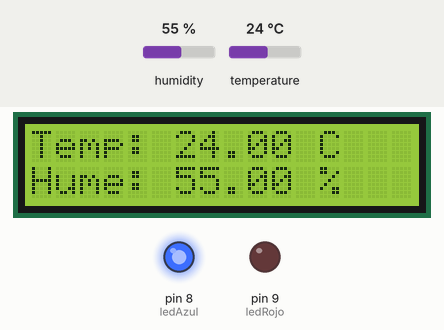
Bench run of a sketch on a simulated Arduino Uno, built with avr-gcc and run on an emulated ATmega328P. Shown: 16×2 character LCD, output pins drawn as LEDs (lit = HIGH). The inputs (shaded band) are chosen by the test bench; at power-on: temperature 24 °C, humidity 55 %. What the sketch prints to the serial monitor is not drawn.

Above: at 3.2 s.
3.3 s: temperature set to 19 °C
At 6.3 s:
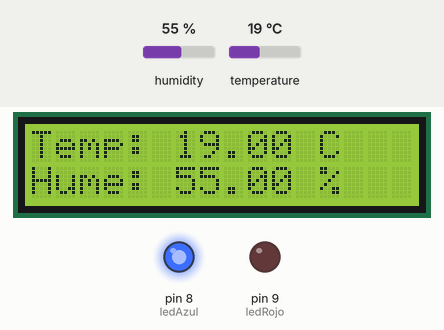
6.6 s: temperature set to 16 °C
At 8.8 s:
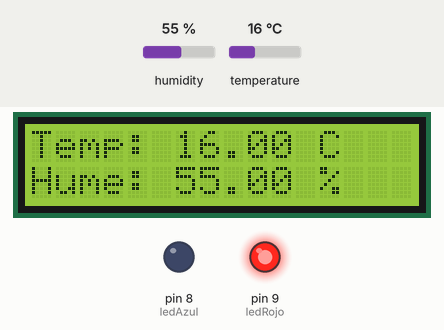
9.6 s: temperature set to 2 °C
At 12.4 s:
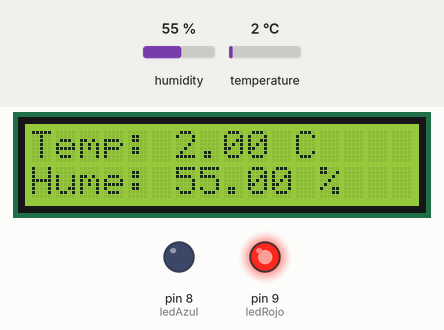
12.7 s: temperature set to 0 °C
At 14.8 s:
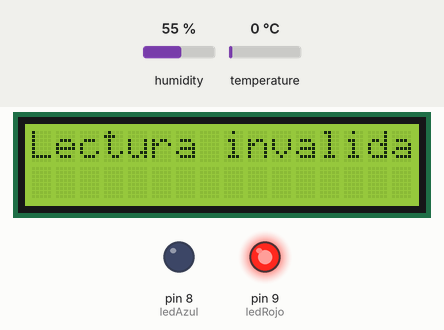
Timing chart, 0 to 16.3 s (numbered marks = the images above; inputs shaded):
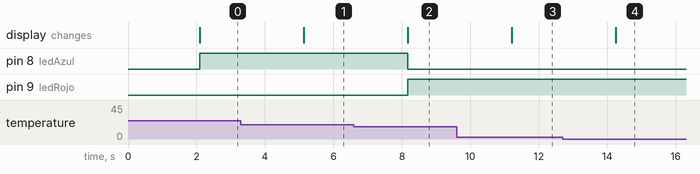

The sketch:

rbpsensor.ino
```cpp
#include <LiquidCrystal.h>
#include "DHT.h"

#define DHTPIN 7
#define DHTTYPE DHT11

DHT dht(DHTPIN, DHTTYPE);
LiquidCrystal lcd(12, 11, 5, 4, 3, 2);

int ledAzul = 8;
int ledRojo = 9;

// Límites iniciales
float tMin = 18;
float tMax = 26;
float hMin = 30;
float hMax = 60;

// La parte de los LEDs no se ha implementado correctamente (aún)
void setup() {
  Serial.begin(9600);
  dht.begin();
  lcd.begin(16, 2);

  pinMode(ledAzul, OUTPUT);
  pinMode(ledRojo, OUTPUT);

  lcd.print("Iniciando...");
  delay(2000);
}

void loop() {

  recibirLimites();

  float h = dht.readHumidity();
  float t = dht.readTemperature();

  if (isnan(h) || isnan(t) || h < 1 || h > 100 || t < 1 || t > 60) {
    lcd.clear();
    lcd.print("Lectura invalida");
    digitalWrite(ledRojo, HIGH);
    digitalWrite(ledAzul, LOW);
    delay(1000);
    return;
  }

  // Esto se muestra en el LCD
  lcd.clear();
  lcd.setCursor(0, 0);
  lcd.print("Temp: ");
  lcd.print(t);
  lcd.print(" C");

  lcd.setCursor(0, 1);
  lcd.print("Hume: ");
  lcd.print(h);
  lcd.print(" %");

  // Envia los datos a Python
  Serial.print(t);
  Serial.print(",");
  Serial.println(h);

  bool tempOK = (t >= tMin && t <= tMax);
  bool humOK  = (h >= hMin && h <= hMax);

  if (tempOK && humOK) {
    digitalWrite(ledAzul, HIGH);
    digitalWrite(ledRojo, LOW);
  }
  else {
    digitalWrite(ledRojo, HIGH);
    digitalWrite(ledAzul, LOW);
  }

  delay(1500);
}

void recibirLimites() {

  if (Serial.available()) {
    String comando = Serial.readStringUntil('\n');

    if (comando.startsWith("SET")) {
      float newTmin, newTmax, newHmin, newHmax;

      sscanf(comando.c_str(), "SET %f %f %f %f",
             &newTmin, &newTmax, &newHmin, &newHmax);

      tMin = newTmin;
      tMax = newTmax;
      hMin = newHmin;
      hMax = newHmax;

      Serial.println("OK");
    }
  }
}
```

Measured:
- the behaviour switches between 18 and 17 °C on temperature (found by bisection; images 1 and 2)
- the behaviour switches between 1 and 0 °C on temperature (found by bisection; images 3 and 4)
- after the input at 3.3 s, the display: changes after 1.8 s (image 1)
- after the input at 6.6 s, pin 8 (ledAzul): HIGH → LOW after 1.6 s; pin 9 (ledRojo): LOW → HIGH after 1.6 s; the display: changes after 1.6 s (image 2)
- after the input at 9.6 s, the display: changes after 1.6 s (image 3)
- after the input at 12.7 s, the display: changes after 1.5 s (image 4)
